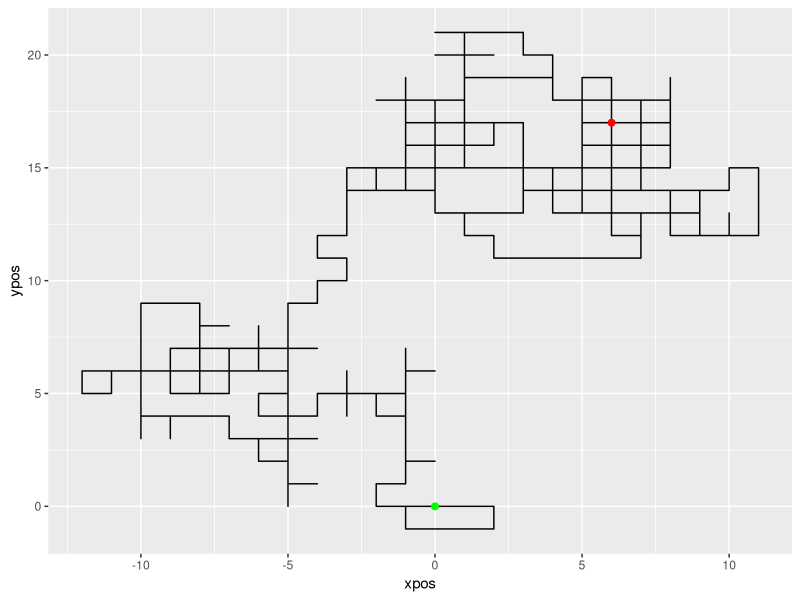

Generate this figure with R: (Note: a time limit stopped this script after it produced the figure.)
## ---- chunk 1
knitr::opts_chunk$set(comment = NA, tidy = TRUE)
## ---- chunk 2
library(ggplot2)
## ---- chunk 3
rand_walk_1 <-
function(n) {
    ##Start at (0,0)
    xpos <- 0
    ypos <- 0
    ##Two vectors to sample from. One to determine whether the move 
    ##is horizontal or vertical. Another to determine whether the 
    ##move is +1 or -1 in the specified direction
    move_horiz = c(TRUE, FALSE)
    move_directions = c(1, -1)
    ##The loop which computes the moves
    for(i in 2:n){
      ##Check whether to move horizontally or vertically
      if (sample(move_horiz, 1)) {
        ##Make the move, either +1 or -1
        xpos[i] <- xpos[i-1] + sample(move_directions, 1)
        ypos[i] <- ypos[i-1]
      } ##If not horizontal, then vertical
    else {
      xpos[i] <- xpos[i-1]
      ypos[i] <- ypos[i-1] + sample(move_directions, 1)
    }
    }  
    ##return the full trajectory
    return(data.frame(xpos = xpos, ypos = ypos))
}
## ---- chunk 4
set.seed(123)
rand_walk_1(10)
rw500 <- rand_walk_1(500)
ggplot(data = rw500, aes(x = xpos, y = ypos)) + geom_path() + geom_point(data = data.frame(x = 0, y = 0), aes(x = x, y = y), col = "green", size = 2) + geom_point(data = data.frame(x = rw500[500,1], y = rw500[500,2]), aes(x = x, y = y), col = "red", size = 2)
## ---- chunk 5
#Time rand_walk_1 here
system.time(rand_walk_1(1e6))
## ---- chunk 6
#Create rand_walk_2 here
rand_walk_2 <- function(n) {
    ## Start at (0,0)
    xpos <- numeric(n)
    ypos <- numeric(n)
    ## Two vectors to sample from. One to determine whether the move is horizontal or
    ## vertical. Another to determine whether the move is +1 or -1 in the specified
    ## direction
    move_horiz = c(TRUE, FALSE)
    move_directions = c(1, -1)
    ## The loop which computes the moves
    for (i in 2:n) {
        ## Check whether to move horizontally or vertically
        if (sample(move_horiz, 1)) 
            {
                ## Make the move, either +1 or -1
                xpos[i] <- xpos[i - 1] + sample(move_directions, 1)
                ypos[i] <- ypos[i - 1]
            }  ##If not horizontal, then vertical
 else {
            xpos[i] <- xpos[i - 1]
            ypos[i] <- ypos[i - 1] + sample(move_directions, 1)
        }
    }
    ## return the full trajectory
    return(data.frame(xpos = xpos, ypos = ypos))
}
## ---- chunk 7
#Time rand_walk_2 here

system.time(rand_walk_2(1e6))/system.time(rand_walk_1(1e6))
## ---- chunk 8
rand_walk_3 <-
  function(n) {
    xpos <- numeric(n)
    ypos <- numeric(n)
    ##Two vectors to sample from. One to determine whether the move 
    ##is horizontal or vertical. Another to determine whether the 
    ##move is +1 or -1 in the specified direction
    move_horiz = sample(c(TRUE, FALSE), n-1, replace = TRUE)
    move_directions = c(-1,1)
    ##The loop which computes the moves
    for(i in 2:n){
      ##Check whether to move horizontally or vertically
      if (move_horiz[i-1]) {
        ##Make the move, either +1 or -1
        xpos[i] <- xpos[i-1] + sample(move_directions, 1)
        ypos[i] <- ypos[i-1]
      } ##If not horizontal, then vertical
    else {
      xpos[i] <- xpos[i-1]
      ypos[i] <- ypos[i-1] + sample(move_directions, 1)
    }
    }  
    ##return the full trajectory
    return(data.frame(xpos = xpos, ypos = ypos))
  }
## ---- chunk 9
#Time rand_walk_3 here
system.time(rand_walk_3(1e6))/system.time(rand_walk_1(1e6))
## ---- chunk 10
#Create rand_walk_4 here
rand_walk_4 <- function(n) {
    xpos <- numeric(n)
    ypos <- numeric(n)
    ## Two vectors to sample from. One to determine whether the move is horizontal or
    ## vertical. Another to determine whether the move is +1 or -1 in the specified
    ## direction
    move_horiz = sample(c(TRUE, FALSE), n - 1, replace = TRUE)
    move_directions = sample(c(-1,1),n-1,replace=TRUE)
    ## The loop which computes the moves
    for (i in 2:n) {
        ## Check whether to move horizontally or vertically
        if (move_horiz[i - 1]) 
            {
                ## Make the move, either +1 or -1
                xpos[i] <- xpos[i - 1] + sample(move_directions, 1)
                ypos[i] <- ypos[i - 1]
            }  ##If not horizontal, then vertical
 else {
            xpos[i] <- xpos[i - 1]
            ypos[i] <- ypos[i - 1] + sample(move_directions, 1)
        }
    }
    ## return the full trajectory
    return(data.frame(xpos = xpos, ypos = ypos))
}
## ---- chunk 11
#Time rand_walk_4 here
system.time(rand_walk_4(1e6))
## ---- chunk 12
system.time(rand_walk_4(1e6))/system.time(rand_walk_1(1e6))
## ---- chunk 13
cumsum(1:10)
ifelse(TRUE, "a", "b")
ifelse(FALSE, "a", "b")
## ---- chunk 14
rand_walk_5 <- function(n){
  move_horiz <- sample(c(TRUE, FALSE), n-1, replace = TRUE)
  move_directions <- sample(c(-1, 1), n-1, replace = TRUE)
  xpos <- c(0, cumsum(ifelse(move_horiz, move_directions, 0)))
  ypos <- c(0, cumsum(ifelse(move_horiz, 0, move_directions)))
  return(data.frame(xpos = xpos, ypos = ypos))
}
## ---- chunk 15
#Time rand_walk_5 here
system.time(rand_walk_5(1e6))
## ---- chunk 16
system.time(rand_walk_5(1e6))/system.time(rand_walk_1(1e6))
## ---- chunk 17
rand_walk_6 <- function(n){
  move_type <- sample(1:4, n-1, replace = TRUE)
  xmoves <- c(-1, 1, 0, 0)
  ymoves <- c(0, 0, -1, 1)
  xpos = c(0, cumsum(xmoves[move_type]))
  ypos = c(0, cumsum(ymoves[move_type]))
  return(data.frame(xpos = xpos, ypos = ypos))
}
## ---- chunk 18
#Time rand_walk_6 here
system.time(rand_walk_6(1e6))
